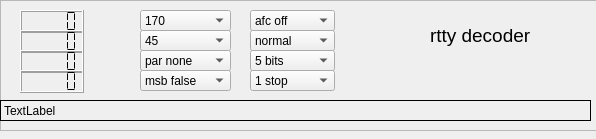
<?xml version="1.0" encoding="UTF-8"?>
<ui version="4.0">
 <class>rtty_widget</class>
 <widget class="QWidget" name="rtty_widget">
  <property name="geometry">
   <rect>
    <x>0</x>
    <y>0</y>
    <width>596</width>
    <height>139</height>
   </rect>
  </property>
  <property name="windowTitle">
   <string>Form</string>
  </property>
  <widget class="QFrame" name="frame">
   <property name="geometry">
    <rect>
     <x>0</x>
     <y>0</y>
     <width>661</width>
     <height>131</height>
    </rect>
   </property>
   <property name="frameShape">
    <enum>QFrame::StyledPanel</enum>
   </property>
   <property name="frameShadow">
    <enum>QFrame::Raised</enum>
   </property>
   <widget class="QLCDNumber" name="rttyStrengthMeter">
    <property name="geometry">
     <rect>
      <x>20</x>
      <y>10</y>
      <width>64</width>
      <height>23</height>
     </rect>
    </property>
    <property name="toolTip">
     <string>&lt;html&gt;&lt;head/&gt;&lt;body&gt;&lt;p&gt;IF offset. The software tries to guess the offset of the tuned frequency.&lt;/p&gt;&lt;/body&gt;&lt;/html&gt;</string>
    </property>
    <property name="segmentStyle">
     <enum>QLCDNumber::Flat</enum>
    </property>
   </widget>
   <widget class="QLCDNumber" name="rttyFreqCorrection">
    <property name="geometry">
     <rect>
      <x>20</x>
      <y>30</y>
      <width>64</width>
      <height>23</height>
     </rect>
    </property>
    <property name="toolTip">
     <string>&lt;html&gt;&lt;head/&gt;&lt;body&gt;&lt;p&gt;Frequency correction as applied if the Agc is on.&lt;/p&gt;&lt;/body&gt;&lt;/html&gt;</string>
    </property>
    <property name="segmentStyle">
     <enum>QLCDNumber::Flat</enum>
    </property>
   </widget>
   <widget class="QLCDNumber" name="rttyBaudRate">
    <property name="geometry">
     <rect>
      <x>20</x>
      <y>50</y>
      <width>64</width>
      <height>23</height>
     </rect>
    </property>
    <property name="toolTip">
     <string>&lt;html&gt;&lt;head/&gt;&lt;body&gt;&lt;p&gt;Selected baudrate.&lt;/p&gt;&lt;/body&gt;&lt;/html&gt;</string>
    </property>
    <property name="segmentStyle">
     <enum>QLCDNumber::Flat</enum>
    </property>
   </widget>
   <widget class="QLCDNumber" name="rttyGuess">
    <property name="geometry">
     <rect>
      <x>20</x>
      <y>70</y>
      <width>64</width>
      <height>23</height>
     </rect>
    </property>
    <property name="toolTip">
     <string>&lt;html&gt;&lt;head/&gt;&lt;body&gt;&lt;p&gt;Baudrate as guessed by the software.&lt;/p&gt;&lt;/body&gt;&lt;/html&gt;</string>
    </property>
    <property name="segmentStyle">
     <enum>QLCDNumber::Flat</enum>
    </property>
   </widget>
   <widget class="QLabel" name="rttytextBox">
    <property name="geometry">
     <rect>
      <x>0</x>
      <y>100</y>
      <width>591</width>
      <height>21</height>
     </rect>
    </property>
    <property name="frameShape">
     <enum>QFrame::Box</enum>
    </property>
    <property name="text">
     <string>TextLabel</string>
    </property>
   </widget>
   <widget class="QComboBox" name="rttyWidthSelect">
    <property name="geometry">
     <rect>
      <x>140</x>
      <y>10</y>
      <width>91</width>
      <height>21</height>
     </rect>
    </property>
    <item>
     <property name="text">
      <string>170</string>
     </property>
    </item>
    <item>
     <property name="text">
      <string>225</string>
     </property>
    </item>
    <item>
     <property name="text">
      <string>300</string>
     </property>
    </item>
    <item>
     <property name="text">
      <string>450</string>
     </property>
    </item>
    <item>
     <property name="text">
      <string>600</string>
     </property>
    </item>
    <item>
     <property name="text">
      <string>850</string>
     </property>
    </item>
    <item>
     <property name="text">
      <string>900</string>
     </property>
    </item>
    <item>
     <property name="text">
      <string>1200</string>
     </property>
    </item>
   </widget>
   <widget class="QComboBox" name="rttyBaudrateSelect">
    <property name="geometry">
     <rect>
      <x>140</x>
      <y>30</y>
      <width>91</width>
      <height>21</height>
     </rect>
    </property>
    <item>
     <property name="text">
      <string>45</string>
     </property>
    </item>
    <item>
     <property name="text">
      <string>50</string>
     </property>
    </item>
    <item>
     <property name="text">
      <string>75</string>
     </property>
    </item>
    <item>
     <property name="text">
      <string>100</string>
     </property>
    </item>
    <item>
     <property name="text">
      <string>300</string>
     </property>
    </item>
   </widget>
   <widget class="QComboBox" name="rttyParitySelect">
    <property name="geometry">
     <rect>
      <x>140</x>
      <y>50</y>
      <width>91</width>
      <height>21</height>
     </rect>
    </property>
    <item>
     <property name="text">
      <string>par none</string>
     </property>
    </item>
    <item>
     <property name="text">
      <string>par one</string>
     </property>
    </item>
    <item>
     <property name="text">
      <string>par odd</string>
     </property>
    </item>
    <item>
     <property name="text">
      <string>par even</string>
     </property>
    </item>
    <item>
     <property name="text">
      <string>par zero</string>
     </property>
    </item>
   </widget>
   <widget class="QComboBox" name="rttyMsbSelect">
    <property name="geometry">
     <rect>
      <x>140</x>
      <y>70</y>
      <width>91</width>
      <height>21</height>
     </rect>
    </property>
    <item>
     <property name="text">
      <string>msb false</string>
     </property>
    </item>
    <item>
     <property name="text">
      <string>msb true</string>
     </property>
    </item>
   </widget>
   <widget class="QComboBox" name="rttyAfconTrigger">
    <property name="geometry">
     <rect>
      <x>250</x>
      <y>10</y>
      <width>85</width>
      <height>21</height>
     </rect>
    </property>
    <item>
     <property name="text">
      <string>afc off</string>
     </property>
    </item>
    <item>
     <property name="text">
      <string>afc on</string>
     </property>
    </item>
   </widget>
   <widget class="QComboBox" name="rttyReverseTrigger">
    <property name="geometry">
     <rect>
      <x>250</x>
      <y>30</y>
      <width>85</width>
      <height>21</height>
     </rect>
    </property>
    <item>
     <property name="text">
      <string>normal</string>
     </property>
    </item>
    <item>
     <property name="text">
      <string>reverse</string>
     </property>
    </item>
   </widget>
   <widget class="QComboBox" name="rttyNbitsTrigger">
    <property name="geometry">
     <rect>
      <x>250</x>
      <y>50</y>
      <width>85</width>
      <height>21</height>
     </rect>
    </property>
    <item>
     <property name="text">
      <string>5 bits</string>
     </property>
    </item>
    <item>
     <property name="text">
      <string>7 bits</string>
     </property>
    </item>
    <item>
     <property name="text">
      <string>8 bits</string>
     </property>
    </item>
   </widget>
   <widget class="QComboBox" name="rttyStopbitsTrigger">
    <property name="geometry">
     <rect>
      <x>250</x>
      <y>70</y>
      <width>85</width>
      <height>21</height>
     </rect>
    </property>
    <item>
     <property name="text">
      <string>1 stop</string>
     </property>
    </item>
    <item>
     <property name="text">
      <string>1.5 stop</string>
     </property>
    </item>
    <item>
     <property name="text">
      <string>2 stop</string>
     </property>
    </item>
   </widget>
   <widget class="QLabel" name="label">
    <property name="geometry">
     <rect>
      <x>430</x>
      <y>10</y>
      <width>151</width>
      <height>51</height>
     </rect>
    </property>
    <property name="font">
     <font>
      <pointsize>14</pointsize>
     </font>
    </property>
    <property name="text">
     <string>rtty decoder</string>
    </property>
   </widget>
  </widget>
 </widget>
 <resources/>
 <connections/>
</ui>
